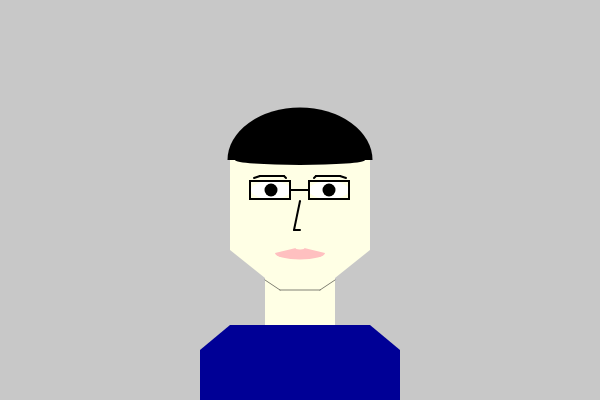
Frame 1 (no input)
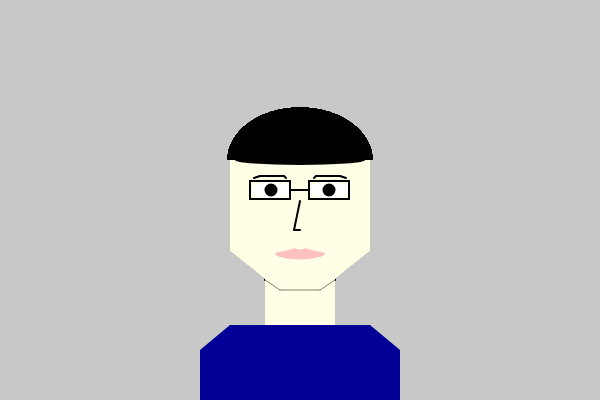
Frame 60 (no input)
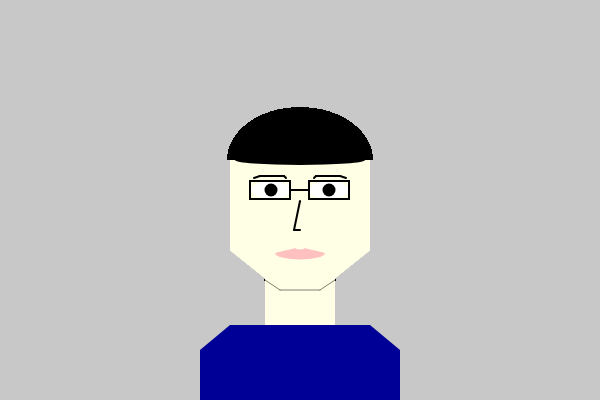
Frame 120 (the mouse pressed at the canvas centre since frame 60)

The p5.js sketch that drew these frames (run headless with seeded random() and noise() and a simulated clock; from frame 60 on, the mouse is pressed at the canvas centre):

// p5.js sketch
// ── sketch.js
function setup () {
  createCanvas(600, 400);
  background(200);
}

function draw() {
  noStroke()
  fill('#FFFFE5');
  quad(230, 250, 280, 290, 320, 290, 370, 250)
  rect(230, 160, 140, 90)
  arc(300, 160, 140, 100, radians(180), radians(360))
  fill(0);
  arc(300, 160, 145, 105, radians(180), radians(360))
  arc(300, 160, 130, 10, radians(0), radians(180))
  fill(255);
  ellipse(271, 190, 40, 18)
  ellipse(329, 190, 40, 18)
  fill(0);
  circle(271, 190, 13)
  circle(329, 190, 13)
  stroke(0);
  strokeWeight(2);
  line(260, 176, 284, 176)
  line(254, 178, 260, 176)
  line(284, 176, 286, 178)
  line(314, 178, 316, 176)
  line(316, 176, 340, 176)
  line(340, 176, 346, 178)
  line(300, 201, 294, 230)
  line(294, 230, 300, 230)
  fill('#FFC0C0');
  noStroke();
  arc(300, 253, 50, 13, radians(0), radians(180))
  triangle(275, 253, 325, 253, 300, 247)
  fill('#FFFFE5');
  arc(300, 247, 10, 5, radians(0), radians(180))
  rect(265, 265, 70, 60)
  stroke(0);
  strokeWeight(0.5);
  line(280, 290, 320, 290)
  line(265, 280, 280, 290)
  line(320, 290, 335, 280)
  fill(0, 0, 150);
  noStroke();
  rect(200, 325, 200, 100)
  fill(200);
  triangle(200, 325, 230, 325, 200, 350)
  triangle(400, 325, 370, 325, 400, 350)
  noFill();
  strokeWeight(2);
  stroke(0);
  rect(250, 181, 40, 18)
  rect(309, 181, 40, 18)
  line(290, 190, 309, 190)
}
